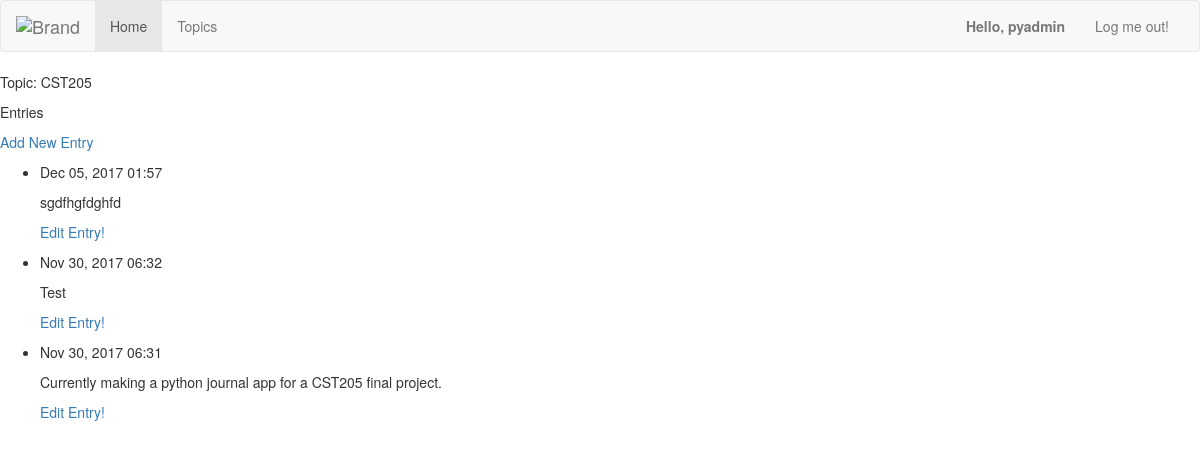
Before: /topics/1/ (signed in) with the older database file.
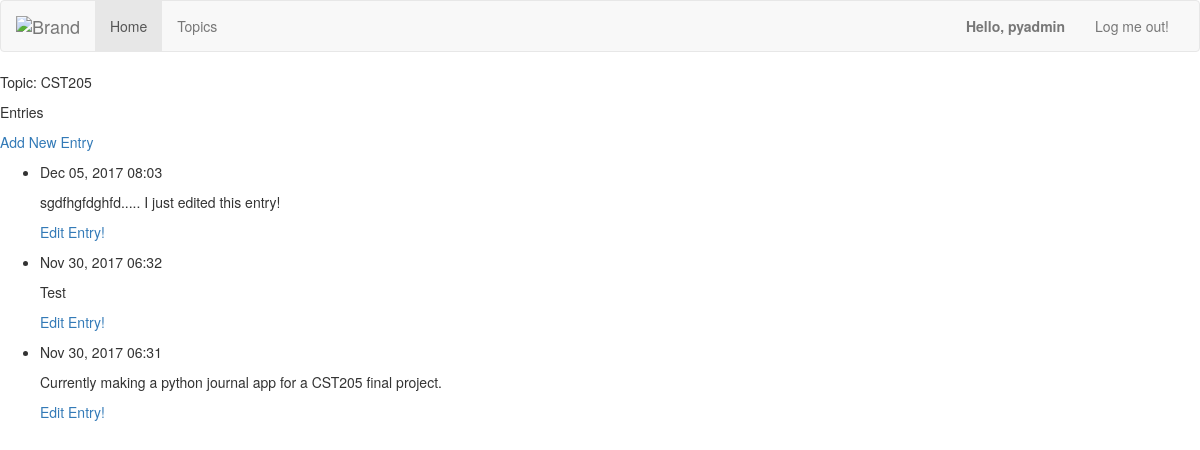
After: the same page with the newer database file.
### Journal/models.py (models this page shows, shortened)
class Topic(models.Model):
    text = models.CharField(max_length=200)
    date_added = models.DateTimeField(auto_now=True)
    def __str__(self):
        return self.text

class Entry(models.Model):
    topic = models.ForeignKey(Topic)
    text = models.TextField()
    date_added = models.DateTimeField(auto_now=True)
    class Meta:
        verbose_name_plural = 'entries'

### Journal/views.py (the view)
# urls.py: url(r'^topics/(?P<topic_id>\d+)/$', views.topic, name='topic'),
@login_required
def topic(request, topic_id):
    topic = Topic.objects.get(id=topic_id)
    entries = topic.entry_set.order_by('-date_added')
    context = {'topic':topic, 'entries': entries}
    return render(request, 'topic.html', context)

### Journal/templates/topic.html
{% extends "base.html" %}
{% block content %}
    <p>Topic: {{ topic }}</p>
    <p>Entries</p>
    <p>
        <a href="{% url 'Journal:new_entry' topic.id %}">Add New Entry</a>
    </p>
    <ul>
        {% for entry in entries %}
            <li>
                <p>{{ entry.date_added|date:'M d, Y H:i' }}</p>
                <p>{{ entry.text|linebreaks }}</p>
                <p>
                    <a href="{% url 'Journal:edit_entry' entry.id %}">Edit Entry!</a>
                </p>
            </li>
        {% empty %}
            <li>
                There are not entries for this topic yet.
            </li>
        {% endfor %}
    </ul>
{% endblock content %}

### Journal/templates/base.html (shortened to what this page needs)
{% load bootstrap3 %}
<!DOCTYPE html>
<html lang="en">
    <head>
        {% bootstrap_css %}
    </head>
    <body>
        <nav class="navbar navbar-default">
          <div class="container-fluid">
            <div class="navbar-header">
              <a class="navbar-brand" href="#">
                <img alt="Brand" src="https://lh3.googleusercontent.com/4HW9kHNmTcWrvwZdlDeWGsFldBYwtCYtl3JECug4y_36ZvTs0Et5jYAcNxLwaOds-szp=w35">
              </a>
            </div>
            <div class="collapse navbar-collapse" id="bs-example-navbar-collapse-1">
              <ul class="nav navbar-nav">
                <li class="active"><a href="{% url 'Journal:index' %}">Home</a></li>
                  <li><a href="{% url 'Journal:topics' %}">Topics</a></li>
              </ul>
              <ul class="nav navbar-nav navbar-right">
                  {% if user.is_authenticated %}
                      <li class="navbar-text"><strong>Hello, {{ user.username }}</strong></li>
                      <li><a href="{% url 'users:logout' %}">Log me out!</a></li>
                  {% else %}
                      <li><a href="{% url 'users:register' %}">Register</a></li>
                      <li><a href="{% url 'users:login' %}">Log me in!</a></li>
                  {% endif %}
              </ul>
            </div>
          </div>
        </nav>
    </body>
{% block content %}
{% endblock content %}

Changed rows visible on the page:
removed Entry: date_added "Dec 05, 2017 01:57", text "sgdfhgfdghfd"
added Entry: date_added "Dec 05, 2017 08:03", text "sgdfhgfdghfd..... I just edited this entry!"
